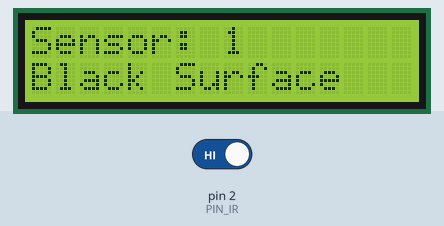
Bench run of a sketch on a simulated Arduino Uno, built with avr-gcc and run on an emulated ATmega328P. Parts: 16×2 character LCD. Inputs (shaded band) come from the test bench; at power-on: pin 2 (PIN_IR) HIGH. What the sketch prints to the serial monitor is not drawn.

Above: at 2.7 s.
2.8 s: pin 2 (PIN_IR) driven LOW
At 3.6 s:
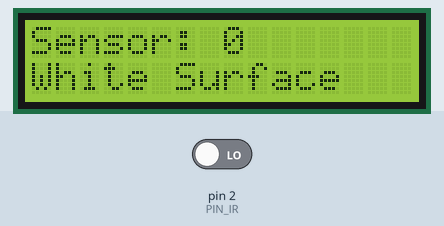
4.5 s: pin 2 (PIN_IR) driven HIGH
At 5.8 s:
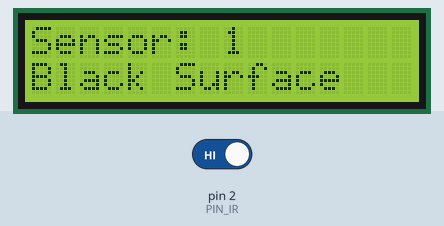
Timing chart, 0 to 7.5 s (numbered marks = the images above; inputs shaded):
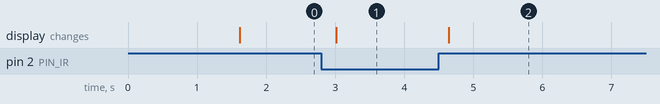

The sketch:

07.ino
```cpp
#include <Wire.h>
#include <LiquidCrystal_I2C.h>

const int PIN_IR = 2;

LiquidCrystal_I2C lcd(0x27, 16, 2);

void setup() {
  pinMode(PIN_IR, INPUT);
  Serial.begin(9600);

  lcd.init();
  lcd.backlight();

  lcd.setCursor(0, 0);
  lcd.print("IR Line Sensor");
  delay(1500);
  lcd.clear();
}

void loop() {
  int value = digitalRead(PIN_IR);

  lcd.setCursor(0, 0);
  lcd.print("Sensor: ");
  lcd.print(value);
  lcd.print("        ");

  lcd.setCursor(0, 1);

  if (value == LOW) {
    Serial.println("พื้นขาว");
    lcd.print("White Surface   ");
  } else {
    Serial.println("เจอเส้นดำ");
    lcd.print("Black Surface     ");
  }

  delay(200);
}
```

Measured:
- after the input at 2.8 s, the display: changes after 0.22 s (image 1)
- after the input at 4.5 s, the display: changes after 0.14 s (image 2)
